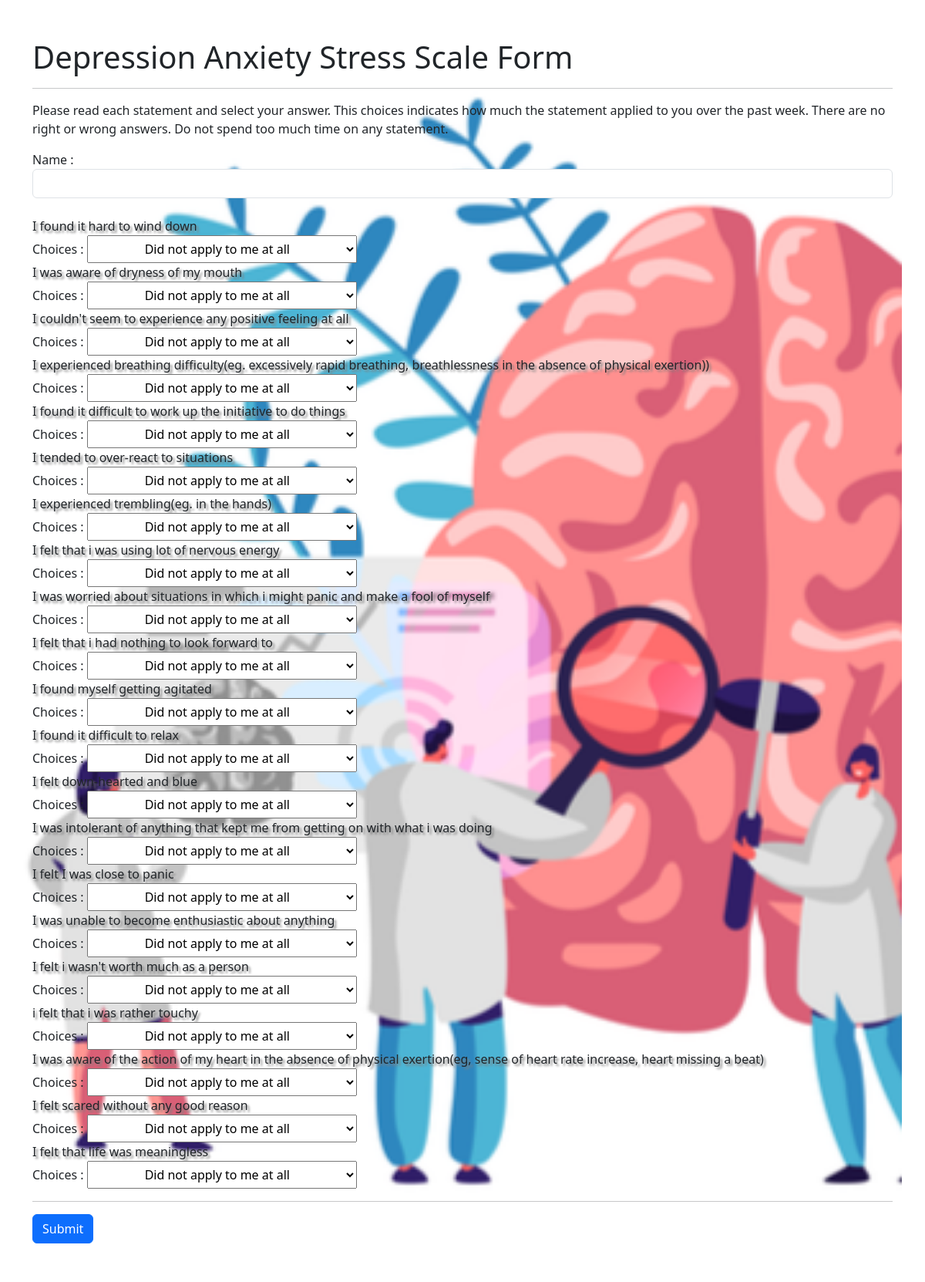
/dass_app/form, run on the app's committed database.
### dass_app/models.py (models this page shows)
class Question(models.Model):
    question_text = models.CharField(max_length=255)

### dass_app/views.py (the view)
# urls.py: path('form',views.form, name='form'),
def form(request):
    myQuestions = Question.objects.all().values()
    myChoices = Choice.objects.all().values()
    template = loader.get_template('form.html')
    context = {
        'myQuestions'   : myQuestions,
        'myChoices'     : myChoices
    }
    return HttpResponse(template.render(context, request))

### dass_app/templates/form.html (shortened to what this page needs)
<!DOCTYPE html>
<html>
    {% load bootstrap5 %}
    {% bootstrap_css %}
    {% load static %}
<body>
    <div class="container" style="padding-top:50px;padding-bottom:50px;background-image: url('/static/dass_app/background.png');background-repeat: no-repeat;background-size: cover;">
        <h1>Depression Anxiety Stress Scale Form</h1><hr>
        <p>Please read each statement and select your answer. This choices
            indicates how much the statement applied to you over the past week. There
            are no right or wrong answers. Do not spend too much time
            on any statement.
        </p>
        <form action="submitform" method="post" class="form">
            <label>Name : </label>
            <input type="text" name="name" class="form-control" required/><br>
            {% for x in myQuestions %}
            <label style="text-shadow: 3px 3px 3px gray;">{{x.question_text}}</label><br>
                Choices :
                <select id="{{ x.id }}" name="{{ x.id }}" style="width:350px;padding:5px;text-align: center;">
                    {% for y in myChoices %}
                    <option value="{{ y.id }}">{{ y.choice_text }}</option>
                    {% endfor %}
                </select><br>
            {% endfor %}
            <hr>
            <button type="submit" class="btn btn-primary">Submit</button>
        </form>
    </div>
</body>
</html>

### data on the page
Question: question_text "I found it hard to wind down"
Question: question_text "I was aware of dryness of my mouth"
Question: question_text "I couldn't seem to experience any positive feeling at all"
Question: question_text "I experienced breathing difficulty(eg. excessively rapid breathing, breathlessness in the absence of physical exertion))"
Question: question_text "I found it difficult to work up the initiative to do things"
Question: question_text "I tended to over-react to situations"
Question: question_text "I experienced trembling(eg. in the hands)"
Question: question_text "I felt that i was using lot of nervous energy"
Question: question_text "I was worried about situations in which i might panic and make a fool of myself"
Question: question_text "I felt that i had nothing to look forward to"
Question: question_text "I found myself getting agitated"
Question: question_text "I found it difficult to relax"
Question: question_text "I felt down-hearted and blue"
Question: question_text "I was intolerant of anything that kept me from getting on with what i was doing"
Question: question_text "I felt I was close to panic"
Question: question_text "I was unable to become enthusiastic about anything"
Question: question_text "I felt i wasn't worth much as a person"
Question: question_text "i felt that i was rather touchy"
Question: question_text "I was aware of the action of my heart in the absence of physical exertion(eg, sense of heart rate increase, heart missing a beat)"
Question: question_text "I felt scared without any good reason"
Question: question_text "I felt that life was meaningless"

### other printed values
form field value "Did not apply to me at all"
